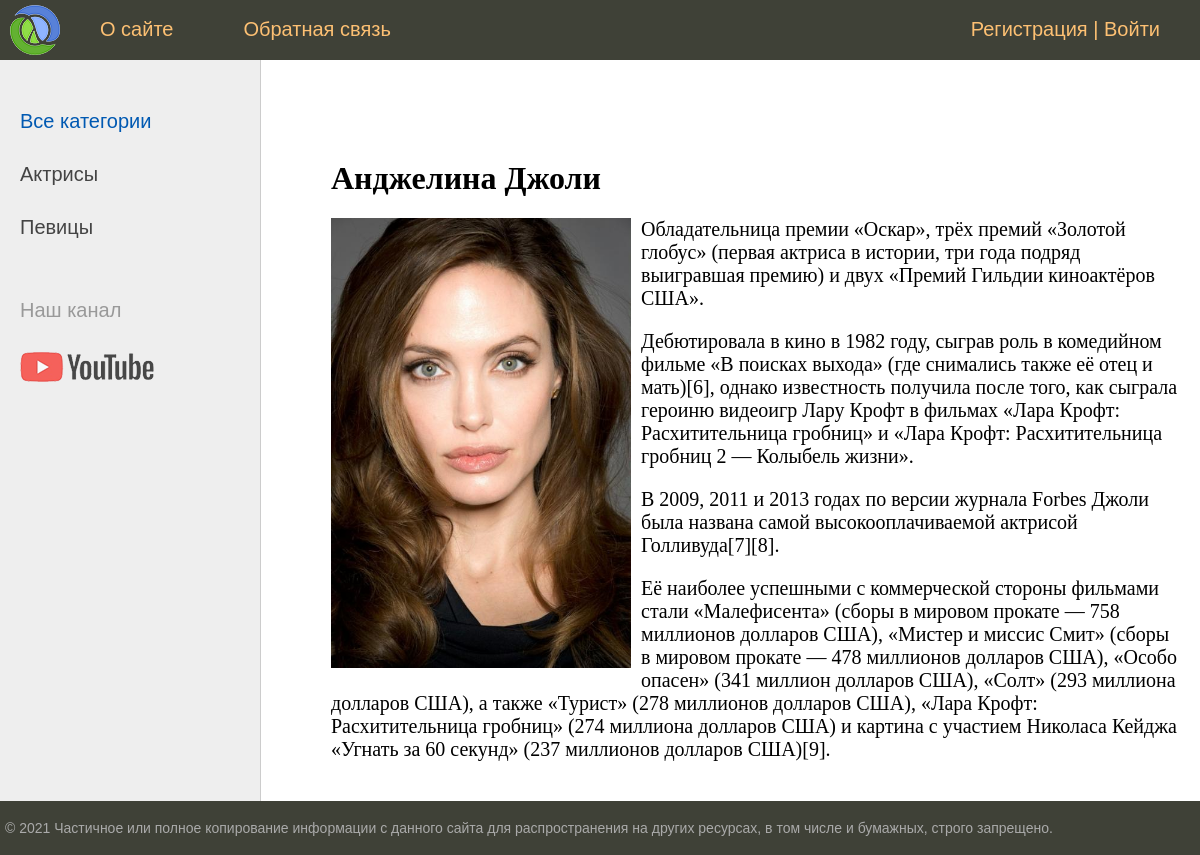
The page /post/andzhelina-dzholi on the database its author committed.
### women/models.py (models this page shows, shortened)
class Category(models.Model):
    name = models.CharField(max_length=100, db_index=True, verbose_name='Категория')# поле будет проидексировано
    slug = models.SlugField(max_length=255, unique=True, db_index=True, verbose_name="URL")
    def __str__(self):
        return self.name
    def get_absolute_url(self): #будем формирать маршрут
        return reverse('category', kwargs={'cat_slug': self.slug})
    class Meta:
        verbose_name = 'Категория'
        verbose_name_plural = 'Категории'

class Women(models.Model): #models.Model базовый класс, кот. содержит все необходимые механизмы,
    title = models.CharField(max_length=255, verbose_name='Заголовок')
    slug = models.SlugField(max_length=255, unique=True, db_index=True, verbose_name="URL")
    content = models.TextField(blank=True, verbose_name='Текст статьи')
    photo = models.ImageField(upload_to="photos/%Y/%m/%d", verbose_name='Фото') #в какой под каталог будем грузить фото
    time_create = models.DateTimeField(auto_now_add=True, verbose_name='Время создания')#добавит в поле текущее время и больше никогла меняться не будет
    time_update = models.DateTimeField(auto_now=True, verbose_name='Время изменения')
    is_published = models.BooleanField(default=True, verbose_name='Публикация')
    cat = models.ForeignKey('Category', on_delete=models.PROTECT, verbose_name='Категории')# джанго автоматиски добавит в имя _id
    def __str__(self):
        return self.title
    class Meta:
        verbose_name = 'Известные женщины'
        verbose_name_plural = 'Известные женщины'
        ordering = ['-time_create', 'title'] #сортировка в обратном порядке

### women/views.py (the view)
# urls.py: path('post/<slug:post_slug>', ShowPost.as_view(), name='post'),
class ShowPost(DataMixin,DetailView):
    model = Women
    template_name = 'women/post.html'#по умолчанию будет искаться в имя приложения/имя модели_list.html
    slug_url_kwarg = 'post_slug' # чтоб мы обращались именно по такому слагу а не просто slug
    context_object_name = 'post'# в эту переменную будут помещенны данные из модели
    def get_context_data(self, *, object_list=None, **kwargs):
        context = super().get_context_data(**kwargs)  # что не затереть уже созданный уже контекст
        c_def = self.get_user_context(title=context['post'])
        return dict(list(context.items()) + list(c_def.items()))

### women/templatetags/women_tags.py (called while the page is built)
@register.simple_tag(name='getcats')# по этому имени тег будет доступен после импорта
def get_categories(filter=None): #возвращаем коллекцию данных
    if not filter:
        return Category.objects.all()
    else:
        return Category.objects.filter(pk=filter)

@register.inclusion_tag('women/list_categories.html')
def show_categories(sort=None, cat_selected=0): #возвращаем фрагмент html
    if not sort:
        cats = Category.objects.all()
    else:
        cats = Category.objects.order_by(sort)
    return {'cats': cats, 'cat_selected': cat_selected}

### women/utils.py (called while the page is built)
        def get_user_context(self, **kwargs):
                context = kwargs
                cats = cache.get('cats')
                if not cats:
                        cats = Category.objects.annotate(Count('women'))
                        cache.set('cats', cats, 60)
                user_menu = menu.copy()# для неавторизованных пользователей скроем пункт меню Добавить
                if not self.request.user.is_authenticated:
                        user_menu.pop(1)
                context['menu'] = user_menu
                context['cats'] = cats
                if 'cat_selected' not in context:
                        context['cat_selected'] = 0
                return context

### women/templates/women/post.html
{% extends 'women/base.html' %}
{% block content %}
<h1>{{post.title}}</h1>
{% if post.photo %}
<p><img class="img-article-left" src="{{post.photo.url}}"></p>
{% endif %}
{{post.content|linebreaks}}
{% endblock %}

### women/templates/women/base.html (shortened to what this page needs)
{% load static %}
{% load women_tags %}
<!DOCTYPE html>
<html>
<head>
	<link type="text/css" href="{% static 'women/css/styles.css' %}" rel="stylesheet" />
</head>
<body>
<table class="table-page" border=0 cellpadding="0" cellspacing="0">
<tr><td valign=top>
{% block mainmenu %}
		<div class="header">
			<ul id="mainmenu" class="mainmenu">
			<li class="logo"><a href="{% url 'home'%}"><div class="logo"></div></a></li>
{% for m in menu %}
			<li><a href="{% url m.url_name%}">{{m.title}}</a></li>
{% endfor %}
			{% if request.user.is_authenticated %}
			<li class="last">{{user.username}} | <a href="{% url 'logout' %}">Выйти</a></li>
			{% else %}
			<li class="last"><a href="{% url 'register' %}">Регистрация</a> | <a href="{% url 'login' %}">Войти</a></li>
			{% endif %}
			</ul>
		</div>
{% endblock mainmenu %}
<table class="table-content" border=0 cellpadding="0" cellspacing="0">
<tr>
	<td valign="top" class="left-chapters">
	<ul id="leftchapters">
		{% if cat_selected == 0 %}
		<li class="selected">Все категории</li>
		{% else %}
		<li><a href="{% url 'home'%}">Все категории</a></li>
		{% endif %}
		{% for c in cats %}
{% if c.women__count > 0 %}
		{% if c.pk == cat_selected %}
		<li class = 'selected'>{{c.name}}</li>
		{% else %}
		<li><a href="{{ c.get_absolute_url }}">{{c.name}}</a></li>
		{% endif %}
{% endif %}
{% endfor %}
		<li class="share">
		<p>Наш канал</p>
		<a class="share-yt" href="https://www.youtube.com/channel/UClJzWfGWuGJL2t-3dYKcHTA/playlists" target="_blank" rel="nofollow"></a>
		</li>
	</ul>
</td>
<td valign="top" class="content">
	<div class="content-text">
{% block content %}
{% endblock %}
	</div>
</td></tr></table>
</td></tr>
<tr><td valign=top>
	<div id="footer">
		<p>&copy; 2021 Частичное или полное копирование информации с данного сайта для распространения на других ресурсах, в том числе и бумажных, строго запрещено.</p>
	</div>
</td></tr></table>
</body>
</html>

### women/static/women/css/styles.css (style rules this page uses)
html, body { font-family: 'Arial'; margin: 0; padding: 0; height: 100%; width: 100%; color: #444; }
a { color: #0059b2; text-decoration: none; }
img { max-width: 600px; height: auto; }
img.img-article-left { max-width: 300px; height: auto; float: left; padding: 0 10px 10px 0; }
.table-page { width: 100%; height: 100%; vertical-align: top; }
.table-page tr { height: 100%; }
.header { background: #3F4137; height: 60px; }
.logo { background: url('../images/logo.png') no-repeat 10px 5px; width: 70px; height: 60px; }
ul.mainmenu { list-style: none; margin: 0; padding: 0; height: 60px; color: #fdc073; font-size: 20px; overflow: hidden; }
ul.mainmenu li { float: left; margin: 18px 40px 0 30px; }
ul.mainmenu li.logo { margin: 0; }
ul.mainmenu li.last { float: right; }
ul.mainmenu li a { color: #fdc073; text-decoration: none; }
.table-content { width: 100%; min-height: 100%; height: 100%; }
.left-chapters { margin: 0; background: #eee; border-right: 1px solid #ccc; min-height: 100%; }
.left-chapters ul { width: 230px; min-height: 100%; margin: 0; padding: 20px 10px 10px 20px; list-style: none; font-size: 20px; }
.left-chapters ul li { margin: 30px 0 0 0; color: #999; }
.left-chapters ul li.selected { color: #0059b2; }
.left-chapters ul li a { color: #444; text-decoration: none; }
.left-chapters ul li.share { margin: 60px 0 0 0; }
.left-chapters ul li.share p { margin: 30px 0 30px 0; }
.left-chapters ul li.share a { display: inline-block; width: 40px; height: 40px; margin: 0 20px 0 0; }
.left-chapters ul li.share a.share-yt { width: 100%; height: 30px; background: url('../images/share_yt.png') no-repeat 0 0 }
.content { padding: 40px 20px 20px 40px; width: 100%; box-sizing: border-box; }
.content-text { margin: 60px 0 0 30px; color: #000; font-size: 20px; font-family: Yandex Sans Display Light; }
.content-text h1 { font-size: 32px; }
#footer { box-sizing: border-box; background: #3F4137; padding: 5px; color: #aaa; font-size: 14px; font-family: Verdana, Geneva, Arial, Helvetica; text-align: left; overflow: hidden; }

### rows shown on the page
Category: name "Актрисы"
Category: name "Певицы"
Women: title "Анджелина Джоли", photo (picture), content "Обладательница премии «Оскар», трёх премий «Золотой глобус» (первая актриса в истории, три года подряд выигравшая премию) и двух «Премий Гильдии киноактёров США». Дебютировала в кино в 1982 году, сыграв роль в комедийном фильме «В поисках выхода» (где снимались также её отец и мать)[6], однако известность получила после того, как сыграла героиню видеоигр Лару Крофт в фильмах «Лара Крофт: Расхитительница гробниц» и «Лара Крофт: Расхитительница гробниц 2 — Колыбель жизни». В 2009, 2011 и 2013 годах по версии журнала Forbes Джоли была названа самой высокооплачиваемой актрисой Голливуда[7][8]. Её наиболее успешными с коммерческой стороны фильмами стали «Малефисента» (сборы в мировом прокате —…"

### other values the page prints
{{ m.title }} "О сайте" "Обратная связь"
